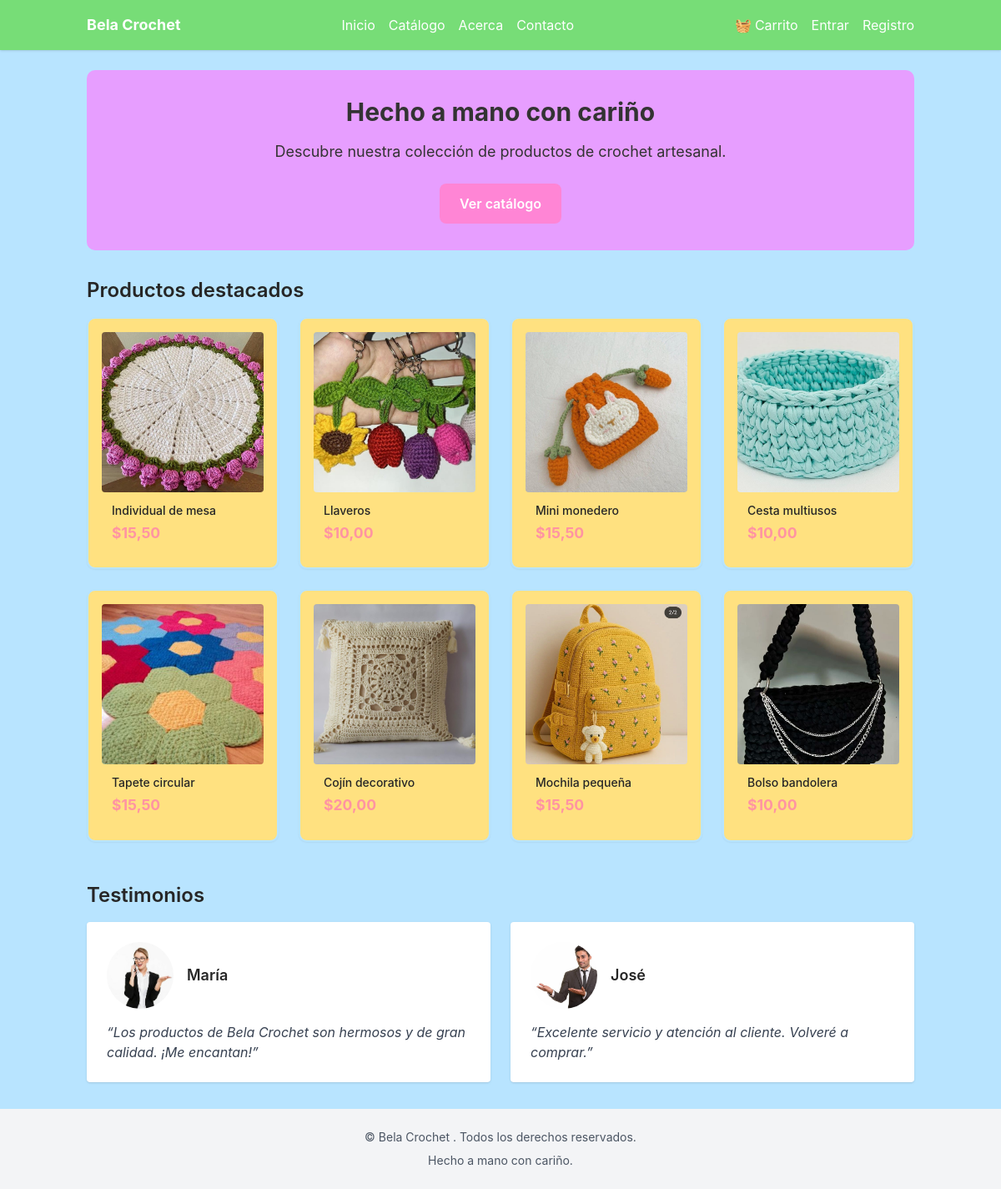
The page / on the database its author committed.
### catalog/models.py (models this page shows, shortened)
class Product(models.Model):
    name = models.CharField(max_length=150)
    slug = models.SlugField(max_length=150, unique=True)
    category = models.ForeignKey(Category, on_delete=models.PROTECT, related_name="products")
    description = models.TextField(blank=True)
    price_base = models.DecimalField(max_digits=10, decimal_places=2)
    is_active = models.BooleanField(default=True)
    meta_title = models.CharField(max_length=150, blank=True)
    meta_description = models.TextField(blank=True)
    class Meta:
        verbose_name = "Producto"
        verbose_name_plural = "Productos"
        ordering = ["name"]
    def get_absolute_url(self):
        return reverse("product:product_detail", args=[self.slug])

class ProductImage(models.Model):
    product = models.ForeignKey(Product, on_delete=models.CASCADE, related_name="images")
    image = models.ImageField(upload_to="product_images/")
    alt_text = models.CharField(max_length=255, blank=True)
    position = models.PositiveIntegerField(default=0)
    class Meta:
        verbose_name = "Imagen de producto"
        verbose_name_plural = "Imágenes de productos"
        ordering = ["position"]

### pages/views.py (the view)
# urls.py: path("", HomePageView.as_view(), name="home"),
class HomePageView(TemplateView):
    template_name = "pages/home.html"
    def get_context_data(self, **kwargs):
        context = super().get_context_data(**kwargs)
        context["featured_products"] = Product.objects.filter(is_active=True).order_by("-id")[:8]
        return context

### core/context_processors.py (called while the page is built)
def site_settings(request):
    try:
        setting = SiteSetting.objects.first()
    except Exception:
        setting = None
    return {
        "site_settings": setting,
        "brand_name": setting.brand_name if setting else "Bela Crochet",
    }

def cart_mini(request):
    total_qty = 0
    total_price = 0
    cart = None
    if request.user.is_authenticated:
        cart = Cart.objects.filter(user=request.user).first()
    else:
        session_key = request.session.get(settings.CART_SESSION_ID)
        if session_key:
            cart = Cart.objects.filter(session_key=session_key).first()
    if cart:
        total_qty = cart.items.aggregate(total=Sum("quantity"))[("total")] or 0
        total_price = sum(item.line_subtotal() for item in cart.items.all())
    return {
        "cart_total_qty": total_qty or 0,
        "cart_total_price": total_price or 0,
    }

### templates/pages/home.html (shortened to what this page needs)
{% extends "base.html" %}
{% load static %}
{% block content %}
<section class="hero mb-8">
  <h1 class="text-3xl font-bold mb-4">Hecho a mano con cariño</h1>
  <p class="text-lg mb-6">Descubre nuestra colección de productos de crochet artesanal.</p>
  <a href="{% url 'catalog:product_list' %}" class="btn-principal">Ver catálogo</a>
</section>
<section>
  <h2 class="text-2xl font-semibold mb-4">Productos destacados</h2>
  {% if featured_products %}
    <div class="grid grid-cols-2 sm:grid-cols-3 lg:grid-cols-4 gap-6">
      {% for product in featured_products %}
        <div class="card shadow-sm hover:shadow-md transition">
          <a href="{{ product.get_absolute_url }}">
            {% with main_img=product.images.first %}
              {% if main_img %}
                <img src="{{ main_img.image.url }}" alt="{{ main_img.alt_text }}" class="w-full h-48 object-cover rounded" />
              {% else %}
                <div class="w-full h-48 bg-gray-200 flex items-center justify-center text-gray-500 rounded">Sin imagen</div>
              {% endif %}
            {% endwith %}
            <div class="p-3">
              <h3 class="text-sm font-medium mb-1">{{ product.name }}</h3>
              <p class="precio">${{ product.price_base }}</p>
            </div>
          </a>
        </div>
      {% endfor %}
    </div>
  {% else %}
    <p>No hay productos disponibles.</p>
  {% endif %}
</section>
<section class="mt-12">
  <h2 class="text-2xl font-semibold mb-4">Testimonios</h2>
  <div class="grid grid-cols-1 md:grid-cols-2 gap-6">
    <figure class="bg-white shadow rounded p-6">
      <div class="flex items-center gap-4 mb-4">
        <img
          src="{% static 'catalog/img/maria_opinion.jpg' %}"
          alt="Foto de María"
          class="w-20 h-20 rounded-full object-cover"
        />
        <figcaption class="font-semibold text-lg">María</figcaption>
      </div>
      <blockquote class="italic text-gray-700">
        “Los productos de Bela Crochet son hermosos y de gran calidad. ¡Me encantan!”
      </blockquote>
    </figure>
    <figure class="bg-white shadow rounded p-6">
      <div class="flex items-center gap-4 mb-4">
        <img
          src="{% static 'catalog/img/jose_opinion.jpg' %}"
          alt="Foto de José"
          class="w-20 h-20 rounded-full object-cover"
        />
        <figcaption class="font-semibold text-lg">José</figcaption>
      </div>
      <blockquote class="italic text-gray-700">
        “Excelente servicio y atención al cliente. Volveré a comprar.”
      </blockquote>
    </figure>
  </div>
</section>
{% endblock %}

### templates/base.html (shortened to what this page needs)
{% load static %}
<!DOCTYPE html>
<html lang="es">
<head>
    <script src="https://cdn.tailwindcss.com"></script>
    <link rel="stylesheet" href="{% static 'css/styles.css' %}">
</head>
<body class="min-h-screen flex flex-col justify-between text-neutral-800">
    <header class="header shadow mb-6 sticky top-0 z-50">
        <div class="container mx-auto px-4 py-4 flex items-center justify-between">
            <a href="{% url 'pages:home' %}" class="flex items-center space-x-2">
                <span class="font-bold text-lg">{{ brand_name }}</span>
            </a>
            <nav class="hidden md:flex space-x-4 items-center">
                <a href="{% url 'pages:home' %}">Inicio</a>
                <a href="{% url 'catalog:product_list' %}">Catálogo</a>
                <a href="{% url 'pages:about' %}">Acerca</a>
                <a href="{% url 'pages:contact' %}">Contacto</a>
            </nav>
            <div class="flex items-center space-x-4">
                <a href="{% url 'cart:cart_detail' %}" class="relative flex items-center">
                    🧺
                    <span class="ml-1">Carrito</span>
                </a>
                {% if user.is_authenticated %}
                    <a href="{% url 'accounts:profile' %}">Mi cuenta</a>
                    <a href="{% url 'accounts:logout' %}">Salir</a>
                {% else %}
                    <a href="{% url 'accounts:login' %}">Entrar</a>
                    <a href="{% url 'accounts:signup' %}">Registro</a>
                {% endif %}
            </div>
        </div>
    </header>
    <main class="flex-1 container mx-auto px-4">
        {% block content %}{% endblock %}
    </main>
    <footer class="bg-gray-100 mt-8 py-6">
        <div class="container mx-auto px-4 text-center text-sm text-gray-600 space-y-2">
            <p>&copy; {{ brand_name }} {{ now|date:'Y' }}. Todos los derechos reservados.</p>
            <p>Hecho a mano con cariño.</p>

### catalog/static/css/styles.css (style rules this page uses)
:root { --rosa-principal: #ff85d5; --lila: #e79eff; --azul-claro: #b8e4ff; --rosa-coral: #ff94a2; --amarillo: #ffe180; --verde: #77dd77; --negro: #333333; --blanco: #ffffff; }
body { background-color: var(--azul-claro); color: var(--negro); font-family: 'Inter', sans-serif; margin: 0; padding: 0; }
.header { background-color: var(--verde); color: var(--blanco); }
.header a { color: var(--blanco); text-decoration: none; transition: color 0.3s ease; }
.btn-principal { background-color: var(--rosa-principal); color: var(--blanco); padding: 0.75rem 1.5rem; border-radius: 8px; font-weight: 600; display: inline-block; text-align: center; transition: background-color 0.3s ease; }
.hero { background-color: var(--lila); color: var(--negro); padding: 2rem; border-radius: 10px; text-align: center; }
.card { border: 2px solid var(--azul-claro); background-color: var(--amarillo); border-radius: 10px; padding: 1rem; transition: transform 0.2s ease, box-shadow 0.2s ease; }
.precio { color: var(--rosa-coral); font-weight: bold; font-size: 1.1rem; }

### templates/base.html (style rules this page uses)
body { font-family: 'Inter', sans-serif; background-color: var(--azul-claro); }

### rows shown on the page
Product: images.first.image (picture), name "Individual de mesa", price_base "15,50"
Product: images.first.image (picture), name "Llaveros", price_base "10,00"
Product: images.first.image (picture), name "Mini monedero", price_base "15,50"
Product: images.first.image (picture), name "Cesta multiusos", price_base "10,00"
Product: images.first.image (picture), name "Tapete circular", price_base "15,50"
Product: images.first.image (picture), name "Cojín decorativo", price_base "20,00"
Product: images.first.image (picture), name "Mochila pequeña", price_base "15,50"
Product: images.first.image (picture), name "Bolso bandolera", price_base "10,00"

### other values the page prints
{{ brand_name }} "Bela Crochet"
